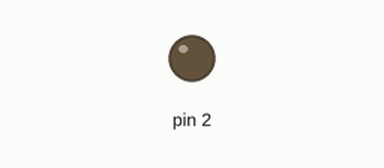
Bench run of a sketch on a simulated Arduino Uno, built with avr-gcc and run on an emulated ATmega328P. On the bench: output pins drawn as LEDs (lit = HIGH).

Above: at 7.5 s.
At 15.03 s:
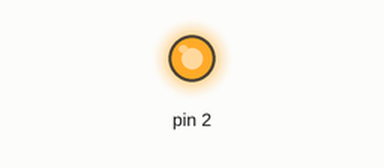
Timing chart, 0 to 19.6 s (numbered marks = the images above):
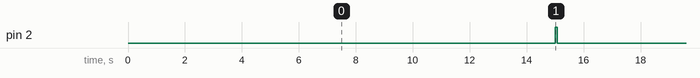

Measured:
- by itself, pin 2: alternates HIGH for 0.08 s and LOW for 15.0 s

The sketch:

Kick.ino
```cpp
void setup(){
  pinMode(2, OUTPUT);
}
void loop(){
  delay(15000);
  digitalWrite(2, HIGH);
  delay(75);
  digitalWrite(2, LOW);
}
```
